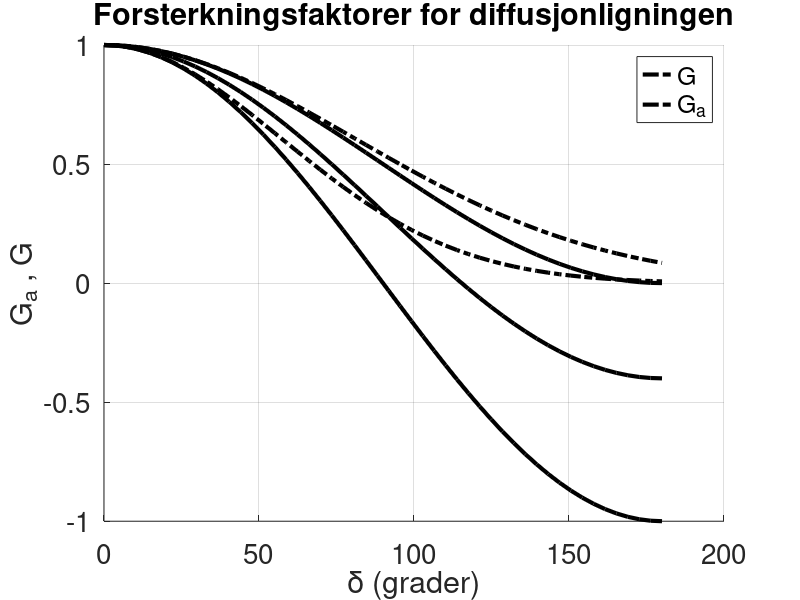

This figure's MATLAB source:
% ==== program ampfacv2 ====
%
% Computes the amplification factor G of the 
% FTCS-scheme for diffusion equation
% as a function of the diffusion number D and the 
% phase-angle delta
%
clear all; close all; clc;
FS = 20; LW=3; set(0,'DefaultLineLineWidth',LW,'DefaultAxesFontName','Helvetica','DefaultAxesFontSize',FS);
dvecg = linspace(0,180,50);
drad = dvecg*pi/180;% delta i radianer
sdel = sin(drad/2).^2;
ylim([-1 1]);
hold on
% Ga
for D = [0.25 0.5]
    Ga = exp(-D*drad.^2);
    plot(dvecg,Ga,'k-.');
end
% G
for D = [0.25 0.35 0.5]
    G = 1 -4*D*sdel;
    plot(dvecg,G,'k');
end
hold off
grid
title('Forsterkningsfaktorer for diffusjonligningen');
xlabel('\delta (grader)');
ylabel('G{_a} , G');
legend('G','G{_a}');


    